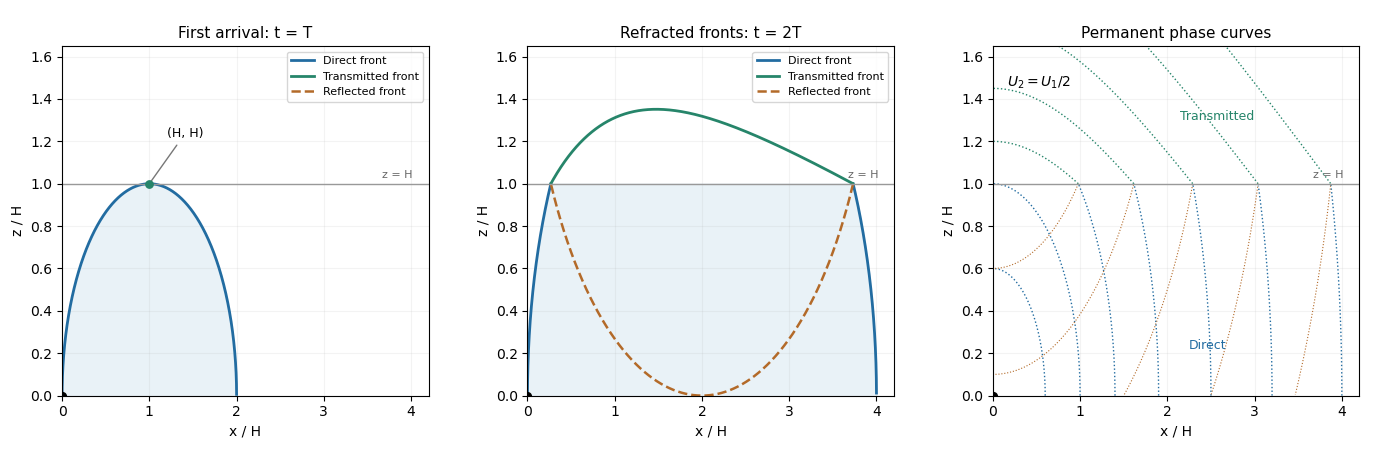

The Python source for this figure:
"""Original internal-wave schematics. Python 3.14; numpy 2.3.5, matplotlib 3.10.7.
Run in the output cwd; Make creates the final mirrored _media PNG.
"""
import os
from pathlib import Path
os.environ.setdefault('MPLCONFIGDIR',str(Path.cwd()/'.matplotlib-cache'))
import numpy as np
import matplotlib
matplotlib.use('Agg')
import matplotlib.pyplot as plt

def main():
 fig,axes=plt.subplots(1,3,figsize=(13.8,4.6000001),dpi=100,facecolor='white')
 theta=np.linspace(.003,np.pi/2-.003,6000);co=np.cos(theta);si=np.sin(theta);tau=1/(si*co);cos2=.5*co;sin2=np.sqrt(1-cos2*cos2)
 for ax,t,label in zip(axes[:2],[2.,4.],['First arrival: t = T','Refracted fronts: t = 2T']):
  x=t*co*co;z=t*si*co;ground=np.linspace(0,t,400);envelope=np.sqrt(np.maximum(0,(t/2)**2-(ground-t/2)**2));ax.fill_between(ground,0,np.minimum(envelope,1),color='#e9f2f7',zorder=0)
  direct=z<=1+1e-7;ax.plot(np.where(direct,x,np.nan),np.where(direct,z,np.nan),color='#226ca1',lw=2,label='Direct front')
  crossed=tau<=t+1e-7;xt=co/si+(t-tau)*.5*cos2*cos2;zt=1+(t-tau)*.5*sin2*cos2
  if crossed.any():ax.plot(xt[crossed],zt[crossed],color='#26856a',lw=2,label='Transmitted front')
  zr=2-z;returned=crossed&(zr>=-1e-7);ax.plot(x[returned],zr[returned],color='#b36a29',lw=1.8,ls='--',label='Reflected front')
  if t==2:ax.scatter([1],[1],s=28,color='#26856a',zorder=4);ax.annotate('(H, H)',(1,1),xytext=(1.2,1.22),fontsize=9,arrowprops={'arrowstyle':'-','color':'#777777'})
  ax.set_title(label,fontsize=11);ax.legend(fontsize=8,loc='upper right');ax.set_xlim(0,4.2);ax.set_ylim(0,1.65)
 ax=axes[2];levels=[.6,1.,1.4,1.9,2.5,3.2,4.]
 for level in levels:
  p=np.linspace(0,np.pi/2,500);x=level*np.cos(p);z=level*np.sin(p);mask=z<=1;ax.plot(x[mask],z[mask],color='#226ca1',lw=1,ls=':')
  boundary_phase=1/si;k=co;elapsed=(level-boundary_phase)/(.5*k);mask=elapsed>=0
  x=co/si+elapsed*.5*cos2*cos2;z=1+elapsed*.5*sin2*cos2;ax.plot(x[mask],z[mask],color='#26856a',lw=1,ls=':')
  if level>=1:
   p=np.linspace(0,np.pi/2,500);x=level*np.cos(p);z=2-level*np.sin(p);mask=(z>=0)&(z<=1);ax.plot(x[mask],z[mask],color='#b36a29',lw=.8,ls=':')
 ax.set_title('Permanent phase curves',fontsize=11);ax.set_xlim(0,4.2);ax.set_ylim(0,1.65);ax.text(.16,1.46,r'$U_2=U_1/2$',fontsize=10);ax.text(2.25,.22,'Direct',color='#226ca1',fontsize=9);ax.text(2.15,1.3,'Transmitted',color='#26856a',fontsize=9)
 for ax in axes:
  ax.axhline(1,color='#999999',lw=1);ax.text(3.67,1.025,'z = H',fontsize=8,color='#666666');ax.scatter([0],[0],s=32,color='black',zorder=5);ax.set_xlabel('x / H');ax.set_ylabel('z / H');ax.grid(alpha=.15)
 fig.subplots_adjust(left=.045,right=.985,bottom=.14,top=.9,wspace=.27)
 fig.savefig('paper-330-wave-envelopes.png',dpi=100,facecolor='white',transparent=False);plt.close(fig)
if __name__=='__main__':main()
